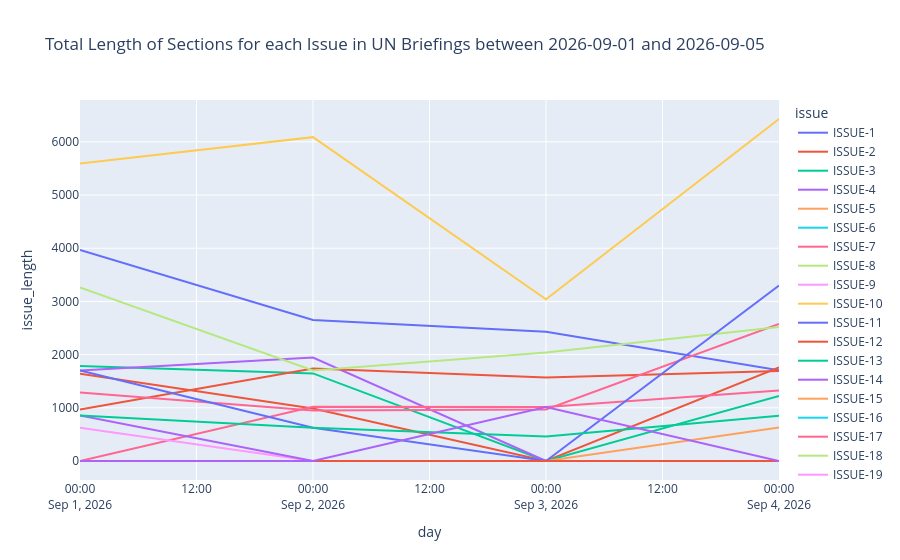

Source (notebook cell):
### Code cell
fig_2 = px.line(
    issue_stats,
    x=plot_level,
    y="issue_length",
    color="issue",
    markers=False,
    title=f"Total Length of Sections for each Issue in UN Briefings between {start_date} and {end_date}"
)

fig_2.show()

### Figure 1 — Plotly figure (JSON) as saved in the notebook; plotly's stock layout.template omitted (floating-point values rounded to 4 significant figures)
{"data": [{"hovertemplate": "issue=ISSUE-1<br>day=%{x}<br>issue_length=%{y}<extra></extra>", "legendgroup": "ISSUE-1", "line": {"color": "#636efa", "dash": "solid"}, "marker": {"symbol": "circle"}, "mode": "lines", "name": "ISSUE-1", "orientation": "v", "showlegend": true, "type": "scatter", "x": ["2026-09-01T00:00:00.000000", "2026-09-02T00:00:00.000000", "2026-09-03T00:00:00.000000", "2026-09-04T00:00:00.000000"], "xaxis": "x", "y": [3965, 2649, 2431, 1704], "yaxis": "y"}, {"hovertemplate": "issue=ISSUE-2<br>day=%{x}<br>issue_length=%{y}<extra></extra>", "legendgroup": "ISSUE-2", "line": {"color": "#EF553B", "dash": "solid"}, "marker": {"symbol": "circle"}, "mode": "lines", "name": "ISSUE-2", "orientation": "v", "showlegend": true, "type": "scatter", "x": ["2026-09-01T00:00:00.000000", "2026-09-02T00:00:00.000000", "2026-09-03T00:00:00.000000", "2026-09-04T00:00:00.000000"], "xaxis": "x", "y": [1638, 988, 0, 1761], "yaxis": "y"}, {"hovertemplate": "issue=ISSUE-3<br>day=%{x}<br>issue_length=%{y}<extra></extra>", "legendgroup": "ISSUE-3", "line": {"color": "#00cc96", "dash": "solid"}, "marker": {"symbol": "circle"}, "mode": "lines", "name": "ISSUE-3", "orientation": "v", "showlegend": true, "type": "scatter", "x": ["2026-09-01T00:00:00.000000", "2026-09-02T00:00:00.000000", "2026-09-03T00:00:00.000000", "2026-09-04T00:00:00.000000"], "xaxis": "x", "y": [1785, 1647, 0, 1221], "yaxis": "y"}, {"hovertemplate": "issue=ISSUE-4<br>day=%{x}<br>issue_length=%{y}<extra></extra>", "legendgroup": "ISSUE-4", "line": {"color": "#ab63fa", "dash": "solid"}, "marker": {"symbol": "circle"}, "mode": "lines", "name": "ISSUE-4", "orientation": "v", "showlegend": true, "type": "scatter", "x": ["2026-09-01T00:00:00.000000", "2026-09-02T00:00:00.000000", "2026-09-03T00:00:00.000000", "2026-09-04T00:00:00.000000"], "xaxis": "x", "y": [1700, 1945, 0, 0], "yaxis": "y"}, {"hovertemplate": "issue=ISSUE-5<br>day=%{x}<br>issue_length=%{y}<extra></extra>", "legendgroup": "ISSUE-5", "line": {"color": "#FFA15A", "dash": "solid"}, "marker": {"symbol": "circle"}, "mode": "lines", "name": "ISSUE-5", "orientation": "v", "showlegend": true, "type": "scatter", "x": ["2026-09-01T00:00:00.000000", "2026-09-02T00:00:00.000000", "2026-09-03T00:00:00.000000", "2026-09-04T00:00:00.000000"], "xaxis": "x", "y": [0, 0, 0, 631], "yaxis": "y"}, {"hovertemplate": "issue=ISSUE-6<br>day=%{x}<br>issue_length=%{y}<extra></extra>", "legendgroup": "ISSUE-6", "line": {"color": "#19d3f3", "dash": "solid"}, "marker": {"symbol": "circle"}, "mode": "lines", "name": "ISSUE-6", "orientation": "v", "showlegend": true, "type": "scatter", "x": ["2026-09-01T00:00:00.000000", "2026-09-02T00:00:00.000000", "2026-09-03T00:00:00.000000", "2026-09-04T00:00:00.000000"], "xaxis": "x", "y": [0, 0, 0, 0], "yaxis": "y"}, {"hovertemplate": "issue=ISSUE-7<br>day=%{x}<br>issue_length=%{y}<extra></extra>", "legendgroup": "ISSUE-7", "line": {"color": "#FF6692", "dash": "solid"}, "marker": {"symbol": "circle"}, "mode": "lines", "name": "ISSUE-7", "orientation": "v", "showlegend": true, "type": "scatter", "x": ["2026-09-01T00:00:00.000000", "2026-09-02T00:00:00.000000", "2026-09-03T00:00:00.000000", "2026-09-04T00:00:00.000000"], "xaxis": "x", "y": [0, 1019, 1014, 1326], "yaxis": "y"}, {"hovertemplate": "issue=ISSUE-8<br>day=%{x}<br>issue_length=%{y}<extra></extra>", "legendgroup": "ISSUE-8", "line": {"color": "#B6E880", "dash": "solid"}, "marker": {"symbol": "circle"}, "mode": "lines", "name": "ISSUE-8", "orientation": "v", "showlegend": true, "type": "scatter", "x": ["2026-09-01T00:00:00.000000", "2026-09-02T00:00:00.000000", "2026-09-03T00:00:00.000000", "2026-09-04T00:00:00.000000"], "xaxis": "x", "y": [0, 0, 0, 0], "yaxis": "y"}, {"hovertemplate": "issue=ISSUE-9<br>day=%{x}<br>issue_length=%{y}<extra></extra>", "legendgroup": "ISSUE-9", "line": {"color": "#FF97FF", "dash": "solid"}, "marker": {"symbol": "circle"}, "mode": "lines", "name": "ISSUE-9", "orientation": "v", "showlegend": true, "type": "scatter", "x": ["2026-09-01T00:00:00.000000", "2026-09-02T00:00:00.000000", "2026-09-03T00:00:00.000000", "2026-09-04T00:00:00.000000"], "xaxis": "x", "y": [624, 0, 0, 0], "yaxis": "y"}, {"hovertemplate": "issue=ISSUE-10<br>day=%{x}<br>issue_length=%{y}<extra></extra>", "legendgroup": "ISSUE-10", "line": {"color": "#FECB52", "dash": "solid"}, "marker": {"symbol": "circle"}, "mode": "lines", "name": "ISSUE-10", "orientation": "v", "showlegend": true, "type": "scatter", "x": ["2026-09-01T00:00:00.000000", "2026-09-02T00:00:00.000000", "2026-09-03T00:00:00.000000", "2026-09-04T00:00:00.000000"], "xaxis": "x", "y": [0, 0, 0, 0], "yaxis": "y"}, {"hovertemplate": "issue=ISSUE-11<br>day=%{x}<br>issue_length=%{y}<extra></extra>", "legendgroup": "ISSUE-11", "line": {"color": "#636efa", "dash": "solid"}, "marker": {"symbol": "circle"}, "mode": "lines", "name": "ISSUE-11", "orientation": "v", "showlegend": true, "type": "scatter", "x": ["2026-09-01T00:00:00.000000", "2026-09-02T00:00:00.000000", "2026-09-03T00:00:00.000000", "2026-09-04T00:00:00.000000"], "xaxis": "x", "y": [0, 0, 0, 0], "yaxis": "y"}, {"hovertemplate": "issue=ISSUE-12<br>day=%{x}<br>issue_length=%{y}<extra></extra>", "legendgroup": "ISSUE-12", "line": {"color": "#EF553B", "dash": "solid"}, "marker": {"symbol": "circle"}, "mode": "lines", "name": "ISSUE-12", "orientation": "v", "showlegend": true, "type": "scatter", "x": ["2026-09-01T00:00:00.000000", "2026-09-02T00:00:00.000000", "2026-09-03T00:00:00.000000", "2026-09-04T00:00:00.000000"], "xaxis": "x", "y": [969, 1737, 1572, 1691], "yaxis": "y"}, {"hovertemplate": "issue=ISSUE-13<br>day=%{x}<br>issue_length=%{y}<extra></extra>", "legendgroup": "ISSUE-13", "line": {"color": "#00cc96", "dash": "solid"}, "marker": {"symbol": "circle"}, "mode": "lines", "name": "ISSUE-13", "orientation": "v", "showlegend": true, "type": "scatter", "x": ["2026-09-01T00:00:00.000000", "2026-09-02T00:00:00.000000", "2026-09-03T00:00:00.000000", "2026-09-04T00:00:00.000000"], "xaxis": "x", "y": [0, 0, 0, 0], "yaxis": "y"}, {"hovertemplate": "issue=ISSUE-14<br>day=%{x}<br>issue_length=%{y}<extra></extra>", "legendgroup": "ISSUE-14", "line": {"color": "#ab63fa", "dash": "solid"}, "marker": {"symbol": "circle"}, "mode": "lines", "name": "ISSUE-14", "orientation": "v", "showlegend": true, "type": "scatter", "x": ["2026-09-01T00:00:00.000000", "2026-09-02T00:00:00.000000", "2026-09-03T00:00:00.000000", "2026-09-04T00:00:00.000000"], "xaxis": "x", "y": [855, 0, 0, 0], "yaxis": "y"}, {"hovertemplate": "issue=ISSUE-15<br>day=%{x}<br>issue_length=%{y}<extra></extra>", "legendgroup": "ISSUE-15", "line": {"color": "#FFA15A", "dash": "solid"}, "marker": {"symbol": "circle"}, "mode": "lines", "name": "ISSUE-15", "orientation": "v", "showlegend": true, "type": "scatter", "x": ["2026-09-01T00:00:00.000000", "2026-09-02T00:00:00.000000", "2026-09-03T00:00:00.000000", "2026-09-04T00:00:00.000000"], "xaxis": "x", "y": [0, 0, 0, 0], "yaxis": "y"}, {"hovertemplate": "issue=ISSUE-16<br>day=%{x}<br>issue_length=%{y}<extra></extra>", "legendgroup": "ISSUE-16", "line": {"color": "#19d3f3", "dash": "solid"}, "marker": {"symbol": "circle"}, "mode": "lines", "name": "ISSUE-16", "orientation": "v", "showlegend": true, "type": "scatter", "x": ["2026-09-01T00:00:00.000000", "2026-09-02T00:00:00.000000", "2026-09-03T00:00:00.000000", "2026-09-04T00:00:00.000000"], "xaxis": "x", "y": [0, 0, 0, 0], "yaxis": "y"}, {"hovertemplate": "issue=ISSUE-17<br>day=%{x}<br>issue_length=%{y}<extra></extra>", "legendgroup": "ISSUE-17", "line": {"color": "#FF6692", "dash": "solid"}, "marker": {"symbol": "circle"}, "mode": "lines", "name": "ISSUE-17", "orientation": "v", "showlegend": true, "type": "scatter", "x": ["2026-09-01T00:00:00.000000", "2026-09-02T00:00:00.000000", "2026-09-03T00:00:00.000000", "2026-09-04T00:00:00.000000"], "xaxis": "x", "y": [1290, 949, 970, 2577], "yaxis": "y"}, {"hovertemplate": "issue=ISSUE-18<br>day=%{x}<br>issue_length=%{y}<extra></extra>", "legendgroup": "ISSUE-18", "line": {"color": "#B6E880", "dash": "solid"}, "marker": {"symbol": "circle"}, "mode": "lines", "name": "ISSUE-18", "orientation": "v", "showlegend": true, "type": "scatter", "x": ["2026-09-01T00:00:00.000000", "2026-09-02T00:00:00.000000", "2026-09-03T00:00:00.000000", "2026-09-04T00:00:00.000000"], "xaxis": "x", "y": [3264, 1702, 2039, 2519], "yaxis": "y"}, {"hovertemplate": "issue=ISSUE-19<br>day=%{x}<br>issue_length=%{y}<extra></extra>", "legendgroup": "ISSUE-19", "line": {"color": "#FF97FF", "dash": "solid"}, "marker": {"symbol": "circle"}, "mode": "lines", "name": "ISSUE-19", "orientation": "v", "showlegend": true, "type": "scatter", "x": ["2026-09-01T00:00:00.000000", "2026-09-02T00:00:00.000000", "2026-09-03T00:00:00.000000", "2026-09-04T00:00:00.000000"], "xaxis": "x", "y": [0, 0, 0, 0], "yaxis": "y"}, {"hovertemplate": "issue=ISSUE-20<br>day=%{x}<br>issue_length=%{y}<extra></extra>", "legendgroup": "ISSUE-20", "line": {"color": "#FECB52", "dash": "solid"}, "marker": {"symbol": "circle"}, "mode": "lines", "name": "ISSUE-20", "orientation": "v", "showlegend": true, "type": "scatter", "x": ["2026-09-01T00:00:00.000000", "2026-09-02T00:00:00.000000", "2026-09-03T00:00:00.000000", "2026-09-04T00:00:00.000000"], "xaxis": "x", "y": [5591, 6088, 3041, 6429], "yaxis": "y"}, {"hovertemplate": "issue=ISSUE-21<br>day=%{x}<br>issue_length=%{y}<extra></extra>", "legendgroup": "ISSUE-21", "line": {"color": "#636efa", "dash": "solid"}, "marker": {"symbol": "circle"}, "mode": "lines", "name": "ISSUE-21", "orientation": "v", "showlegend": true, "type": "scatter", "x": ["2026-09-01T00:00:00.000000", "2026-09-02T00:00:00.000000", "2026-09-03T00:00:00.000000", "2026-09-04T00:00:00.000000"], "xaxis": "x", "y": [1700, 626, 0, 3297], "yaxis": "y"}, {"hovertemplate": "issue=ISSUE-22<br>day=%{x}<br>issue_length=%{y}<extra></extra>", "legendgroup": "ISSUE-22", "line": {"color": "#EF553B", "dash": "solid"}, "marker": {"symbol": "circle"}, "mode": "lines", "name": "ISSUE-22", "orientation": "v", "showlegend": true, "type": "scatter", "x": ["2026-09-01T00:00:00.000000", "2026-09-02T00:00:00.000000", "2026-09-03T00:00:00.000000", "2026-09-04T00:00:00.000000"], "xaxis": "x", "y": [0, 0, 0, 0], "yaxis": "y"}, {"hovertemplate": "issue=ISSUE-23<br>day=%{x}<br>issue_length=%{y}<extra></extra>", "legendgroup": "ISSUE-23", "line": {"color": "#00cc96", "dash": "solid"}, "marker": {"symbol": "circle"}, "mode": "lines", "name": "ISSUE-23", "orientation": "v", "showlegend": true, "type": "scatter", "x": ["2026-09-01T00:00:00.000000", "2026-09-02T00:00:00.000000", "2026-09-03T00:00:00.000000", "2026-09-04T00:00:00.000000"], "xaxis": "x", "y": [855, 626, 459, 850], "yaxis": "y"}, {"hovertemplate": "issue=ISSUE-24<br>day=%{x}<br>issue_length=%{y}<extra></extra>", "legendgroup": "ISSUE-24", "line": {"color": "#ab63fa", "dash": "solid"}, "marker": {"symbol": "circle"}, "mode": "lines", "name": "ISSUE-24", "orientation": "v", "showlegend": true, "type": "scatter", "x": ["2026-09-01T00:00:00.000000", "2026-09-02T00:00:00.000000", "2026-09-03T00:00:00.000000", "2026-09-04T00:00:00.000000"], "xaxis": "x", "y": [0, 0, 1014, 0], "yaxis": "y"}], "layout": {"legend": {"title": {"text": "issue"}, "tracegroupgap": 0}, "title": {"text": "Total Length of Sections for each Issue in UN Briefings between 2026-09-01 and 2026-09-05"}, "xaxis": {"anchor": "y", "domain": [0, 1], "title": {"text": "day"}}, "yaxis": {"anchor": "x", "domain": [0, 1], "title": {"text": "issue_length"}}}}
